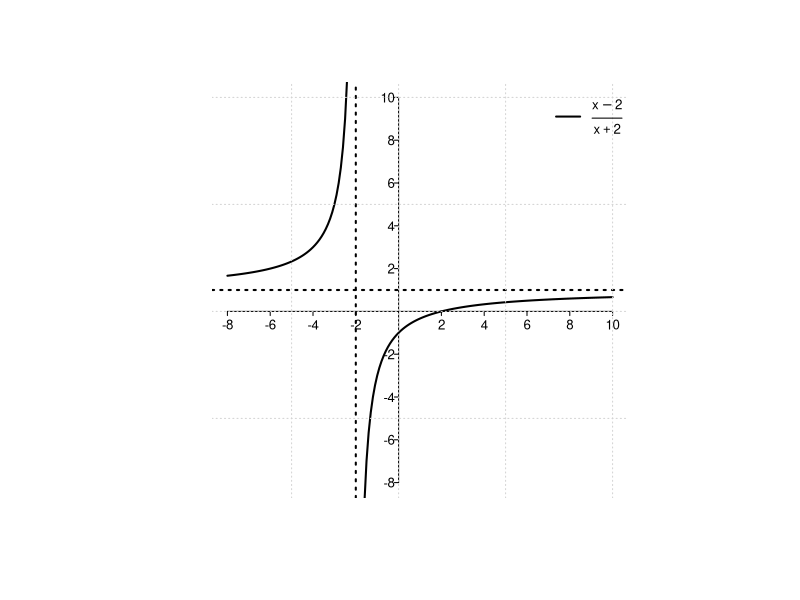

Write the R code that produced this figure. (Note: this script raises an error after producing the figure.)
## ---- chunk 1
par(mfrow=c(1,1), pty="s")
curve((x-2)/(x+2), from=-8, to=2, xlim=c(-8,10), ylim=c(-8,10), cex.lab=0.75, bty='l', axes=FALSE, xlab='',ylab='', lwd = 2, mgp = c(0, 0.1, 0),font.main=1,asp=1)
curve((x-2)/(x+2), from=2, to=10,ylim=c(-8,10),bty='l', lty=1,lwd = 2, add = TRUE)
abline(v=-2,lty = "dotted",lwd = 2, xlim=c(-8,10),ylim=c(-8,10))
abline(h=1,lty = "dotted",lwd = 2, xlim=c(-8,10),ylim=c(-8,10))
#curve(1*x, from=-4, to=4,ylim=c(-4,4),bty='l', lty=2, lwd = 1, add = TRUE)
axis(1,pos=0,at=c(-8,-6,-4,-2,2,4,6,8,10),cex.axis=0.8,tck=-0.01, mgp = c(0, 0.1, 0))
axis(2,pos=0,at=c(-8,-6,-4,-2,2,4,6,8,10),cex.axis=0.8,cex.axis=0.8,tck=-0.01, mgp = c(0, 0.2, 0),las = 1)
grid(nx=NULL,ny=NULL,col = "lightgray", lty = "dotted",lwd = 1)
legend("topright", legend=expression(frac(x-2,x+2)), lwd=c(2), bty='n', cex=0.8)
## ---- chunk 2
knitr::include_graphics("Figures/Limits.png")
## ---- chunk 3
#curve(sin(x)/x, from=0, to=20, xlim=c(0,20), ylim=c(-1,1), cex.lab=0.75, bty='l', axes=FALSE, xlab='',ylab='', lwd = #2, mgp = c(0, 0.1, 0),font.main=1,asp=1,lwd=2)
#axis(1,pos=0,at=c(0,2,4,6,8,10,12,14,16,18,20),cex.axis=0.8,tck=-0.01, mgp = c(0, 0.1, 0))
#axis(2,pos=0,at=c(-1, 0,1),cex.axis=0.8,cex.axis=0.8,tck=-0.01, mgp = c(0, 0.2, 0),las = 1)
#grid(nx=NULL,ny=NULL,col = "lightgray", lty = "dotted",lwd = 1)
#legend("top", legend=expression(sqrt(2*x^2-3),-sqrt(2)*x,+sqrt(2)*x), lwd=c(2,2,2), lty=c(1,2,2), bty='n', cex=0.8)
## ---- chunk 4
par(mfrow=c(1,1), pty="s")
curve(x/x, from=-2, to=-0.07, xlim=c(-1.5,1.5), ylim=c(-0.5,2), cex.lab=0.75, bty='l', axes=FALSE, xlab='',ylab='', lwd = 2, mgp = c(0, 0.1, 0),font.main=1,asp=1)
curve(x/x, from=0.07, to=2, xlim=c(-1.5,1.5), ylim=c(-1,2),bty='l', lty=1,lwd = 2, add = TRUE)
#abline(v=-2,lty = "dotted",lwd = 2, xlim=c(-8,10),ylim=c(-8,10))
#abline(h=1,lty = "dotted",lwd = 2, xlim=c(-8,10),ylim=c(-8,10))
#curve(1*x, from=-4, to=4,ylim=c(-4,4),bty='l', lty=2, lwd = 1, add = TRUE)
points(0, 1, cex = 1.5)
points(0, 0, cex = 1.5, pch=16)
axis(1,pos=0,at=c(-2,-1,0,1,2),cex.axis=0.8,tck=-0.01, mgp = c(0, 0.1, 0))
axis(2,pos=0,at=c(-2,-1,2),cex.axis=0.8,cex.axis=0.8,tck=-0.01, mgp = c(0, 0.2, 0),las = 1)
#grid(nx=NULL,ny=NULL,col = "lightgray", lty = "dotted",lwd = 1)
legend("topright", legend=expression(frac(x,x)), lwd=c(2), bty='n', cex=0.8)
## ---- chunk 5
par(mfrow=c(1,1), pty="s")
curve(-x/x, from=-2, to=-0.1, xlim=c(-1.5,1.5), ylim=c(-2,2), cex.lab=0.75, bty='l', axes=FALSE, xlab='',ylab='', lwd = 2, mgp = c(0, 0.1, 0),font.main=1,asp=1)
curve(x/x, from=0.07, to=2, xlim=c(-1.5,1.5), ylim=c(-1,2),bty='l', lty=1,lwd = 2, add = TRUE)
#abline(v=-2,lty = "dotted",lwd = 2, xlim=c(-8,10),ylim=c(-8,10))
#abline(h=1,lty = "dotted",lwd = 2, xlim=c(-8,10),ylim=c(-8,10))
#curve(1*x, from=-4, to=4,ylim=c(-4,4),bty='l', lty=2, lwd = 1, add = TRUE)
points(0, 1, cex = 1.5, pch = 16)
points(0, -1, cex = 1.5)
axis(1,pos=0,at=c(-2,-1,0,1,2),cex.axis=0.8,tck=-0.01, mgp = c(0, 0.1, 0))
axis(2,pos=0,at=c(-2,2),cex.axis=0.8,cex.axis=0.8,tck=-0.01, mgp = c(0, 0.2, 0),las = 1)
#grid(nx=NULL,ny=NULL,col = "lightgray", lty = "dotted",lwd = 1)
legend("topright", legend=expression(frac(x,paste("|", x, "|"))), lwd=c(2), bty='n', cex=0.8)
## ---- chunk 6
par(mfrow=c(1,1), pty="s")
curve(2*x^0, from=-8, to=-2, xlim=c(-8,10), ylim=c(-8,10), cex.lab=0.75, bty='l', axes=FALSE, xlab='',ylab='', lwd = 2, mgp = c(0, 0.1, 0),font.main=1,asp=1)
curve((x-2)/(x+2), from=-2, to=10,ylim=c(-8,10),bty='l', lty=1,lwd = 3, add = TRUE)
abline(v=-2,lty = "dotted",lwd = 2, xlim=c(-8,10),ylim=c(-8,10))
abline(h=1,lty = "dotted",lwd = 2, xlim=c(-8,10),ylim=c(-8,10))
#curve(1*x, from=-4, to=4,ylim=c(-4,4),bty='l', lty=2, lwd = 1, add = TRUE)
axis(1,pos=0,at=c(-8,-6,-4,-2,2,4,6,8,10),cex.axis=0.8,tck=-0.01, mgp = c(0, 0.1, 0))
axis(2,pos=0,at=c(-8,-6,-4,-2,2,4,6,8,10),cex.axis=0.8,cex.axis=0.8,tck=-0.01, mgp = c(0, 0.2, 0),las = 1)
grid(nx=NULL,ny=NULL,col = "lightgray", lty = "dotted",lwd = 1)
legend("topright", legend=expression(2,frac(x-2,x+2)), lwd=c(2,3), bty='n', cex=0.8)
## ---- chunk 7
par(mfrow=c(1,1), pty="s")
curve(log(x), from=0, to=4, xlim=c(-1,4), ylim=c(-1,4), cex.lab=0.75, bty='l', axes=FALSE, xlab='',ylab='', lty=1 ,lwd = 1, mgp = c(0, 0.1, 0),font.main=1,asp=1)
curve(exp(x), from=-1, to=4,ylim=c(-1,4),bty='l', lty=1, lwd = 4, add = TRUE)
curve(x^3, from=-1, to=4,ylim=c(-1,4),bty='l', lty=1, lwd = 3, add = TRUE)
curve(sqrt(x), from=0, to=4,ylim=c(-1,4),bty='l', lty=1, lwd = 2, add = TRUE)
axis(1,pos=0,at=c(-2, -1,0,1,2,3,4),cex.axis=0.8,tck=-0.01, mgp = c(0, 0.1, 0))
axis(2,pos=0,at=c(-2,-1,0,1,2,3,4),cex.axis=0.8,cex.axis=0.8,tck=-0.01, mgp = c(0, 0.2, 0),las = 1)
grid(nx=NULL,ny=NULL,col = "lightgray", lty = "dotted",lwd = 1)
legend("topright", legend=c(expression(exp(x),x^3,sqrt(x),log(x))), lty=c(1,1,1,1),lwd=c(4,3,2,1), bty='n', cex=0.7)
## ---- chunk 8
par(mfrow=c(1,1), pty="s")
curve((x^2+2*x-3)/(2*x^3-x-1), from=-3, to=0.89, xlim=c(-3,3), ylim=c(-0.5,6), cex.lab=0.75, bty='l', axes=FALSE, xlab='',ylab='', lwd = 2, mgp = c(0, 0.1, 0),font.main=1,asp=1)
curve((x^2+2*x-3)/(2*x^3-x-1), from=1.13, to=3, xlim=c(-3,3), ylim=c(-0.5,6),bty='l', lty=1,lwd = 2, add = TRUE)
#abline(v=1,lty = "dotted",lwd = 2, xlim=c(0,1),ylim=c(-0.5,6))
#abline(h=4/5,lty = "dotted",lwd = 2,  xlim=c(0,1),ylim=c(-0.5,6))
#curve(1*x, from=-4, to=4,ylim=c(-4,4),bty='l', lty=2, lwd = 1, add = TRUE)
points(1, 4/5, cex = 1.5)
axis(1,pos=0,at=c(-3,-2,-1,0,1,2,3),cex.axis=0.8,tck=-0.01, mgp = c(0, 0.1, 0))
axis(2,pos=0,at=c(0,1,2,3,4,5,6),cex.axis=0.8,cex.axis=0.8,tck=-0.01, mgp = c(0, 0.2, 0),las = 1)
grid(nx=NULL,ny=NULL,col = "lightgray", lty = "dotted",lwd = 1)
legend("topright", legend=expression(frac(x^2+2*x-3,2*x^3-x-1)), lwd=c(2), bty='n', cex=0.8)
## ---- chunk 9
par(mfrow=c(1,1), pty="s")
curve((x^2-x-1)/(x+1), from=-8, to=-1, xlim=c(-8,6), ylim=c(-10,6), cex.lab=0.75, bty='l', axes=FALSE, xlab='',ylab='', lwd = 2, mgp = c(0, 0.1, 0),font.main=1,asp=1)
curve((x^2-x-1)/(x+1), from=-1, to=6, xlim=c(-10,6), ylim=c(-10,6),bty='l', lty=1,lwd = 2, add = TRUE)
curve(x-2, from=-8, to=6, xlim=c(-10,6), ylim=c(-10,6),bty='l', lty=2,lwd = 2, add = TRUE)
axis(1,pos=0,at=c(-8,-6,-4,-2,2,4,6),cex.axis=0.8,tck=-0.01, mgp = c(0, 0.1, 0))
axis(2,pos=0,at=c(-10,-8,-6,-4,-2,2,4,6),cex.axis=0.8,cex.axis=0.8,tck=-0.01, mgp = c(0, 0.2, 0),las = 1)
grid(nx=NULL,ny=NULL,col = "lightgray", lty = "dotted",lwd = 1)
legend("topleft", legend=c(expression(frac(x^2-x-1,x+1)),expression(x-2)), lwd=c(2,2), lty=c(1,2), bty='n', cex=0.8)
## ---- chunk 10
par(mfrow=c(1,1), pty="s")
curve((exp(x)-x)/(2-exp(x)), from=-6, to=log(2), xlim=c(-6,6), ylim=c(-6,6), cex.lab=0.75, bty='l', axes=FALSE, xlab='',ylab='', lwd = 2, mgp = c(0, 0.1, 0),font.main=1,asp=1)
curve((exp(x)-x)/(2-exp(x)), from=log(2), to=6, xlim=c(-6,6), ylim=c(-6,6),bty='l', lty=1,lwd = 2, add = TRUE)
curve(-0.5*x, from=-6, to=0, xlim=c(-10,6), ylim=c(-10,6),bty='l', lty=2,lwd = 2, add = TRUE)
abline(h=-1,lty = 2,lwd = 2,  xlim=c(0,1),ylim=c(-0.5,6))
abline(v=log(2),lty = 2,lwd = 2,  xlim=c(0,1),ylim=c(-0.5,6))
axis(1,pos=0,at=c(-6,-4,-2,0,2,4,6),cex.axis=0.8,tck=-0.01, mgp = c(0, 0.1, 0))
axis(2,pos=0,at=c(-6,-4,-2,-1, 2,4,6),cex.axis=0.8,cex.axis=0.8,tck=-0.01, mgp = c(0, 0.2, 0),las = 1)
grid(nx=NULL,ny=NULL,col = "lightgray", lty = "dotted",lwd = 1)
legend("topright", legend=expression(frac(e^x-x,2-e^x)), lwd=c(2), lty=c(1), bty='n', cex=0.8)
## ---- chunk 11
par(mfrow=c(1,1), pty="s")
curve(sqrt(2*x^2-3), from=sqrt(3/2)+0.000001, to=4, xlim=c(-4,4), ylim=c(-0.5,4), cex.lab=0.75, bty='l', axes=FALSE, xlab='',ylab='', lwd = 2, mgp = c(0, 0.1, 0),font.main=1,asp=1)
curve(sqrt(2*x^2-3), from=-4, to=-sqrt(3/2)-0.000001, xlim=c(-4,4), ylim=c(-0.5,4), bty='l', lty=1,lwd = 2, add = TRUE)
curve(sqrt(2)*x, from=0, to=4, xlim=c(0,4), ylim=c(0,4),bty='l', lty=2,lwd = 2, add = TRUE)
curve(-sqrt(2)*x, from=-4, to=0, xlim=c(0,4), ylim=c(0,4),bty='l', lty=2,lwd = 2, add = TRUE)
axis(1,pos=0,at=c(-6,-4,-2,2,4,6),cex.axis=0.8,tck=-0.01, mgp = c(0, 0.1, 0))
axis(2,pos=0,at=c(-2, 0,2,4),cex.axis=0.8,cex.axis=0.8,tck=-0.01, mgp = c(0, 0.2, 0),las = 1)
grid(nx=NULL,ny=NULL,col = "lightgray", lty = "dotted",lwd = 1)
legend("top", legend=expression(sqrt(2*x^2-3),-sqrt(2)*x,+sqrt(2)*x), lwd=c(2,2,2), lty=c(1,2,2), bty='n', cex=0.8)
